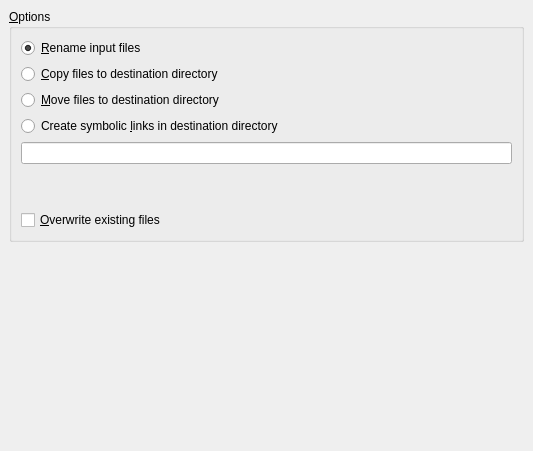
<ui version="4.0" >
 <class>KRenameDestination</class>
 <widget class="QWidget" name="KRenameDestination" >
  <property name="geometry" >
   <rect>
    <x>0</x>
    <y>0</y>
    <width>533</width>
    <height>451</height>
   </rect>
  </property>
  <layout class="QVBoxLayout" >
   <property name="spacing" >
    <number>6</number>
   </property>
   <property name="leftMargin" >
    <number>9</number>
   </property>
   <property name="topMargin" >
    <number>9</number>
   </property>
   <property name="rightMargin" >
    <number>9</number>
   </property>
   <property name="bottomMargin" >
    <number>9</number>
   </property>
   <item>
    <widget class="QGroupBox" name="groupOptions" >
     <property name="title" >
      <string>&amp;Options</string>
     </property>
     <layout class="QVBoxLayout" >
      <property name="spacing" >
       <number>6</number>
      </property>
      <property name="leftMargin" >
       <number>9</number>
      </property>
      <property name="topMargin" >
       <number>9</number>
      </property>
      <property name="rightMargin" >
       <number>9</number>
      </property>
      <property name="bottomMargin" >
       <number>9</number>
      </property>
      <item>
       <widget class="QRadioButton" name="optionRename" >
        <property name="text" >
         <string>&amp;Rename input files</string>
        </property>
        <property name="checked" >
         <bool>true</bool>
        </property>
       </widget>
      </item>
      <item>
       <widget class="QRadioButton" name="optionCopy" >
        <property name="text" >
         <string>&amp;Copy files to destination directory</string>
        </property>
       </widget>
      </item>
      <item>
       <widget class="QRadioButton" name="optionMove" >
        <property name="text" >
         <string>&amp;Move files to destination directory</string>
        </property>
       </widget>
      </item>
      <item>
       <widget class="QRadioButton" name="optionLink" >
        <property name="text" >
         <string>Create symbolic &amp;links in destination directory</string>
        </property>
       </widget>
      </item>
      <item>
       <widget class="KUrlRequester" name="urlrequester" />
      </item>
      <item>
       <spacer>
        <property name="orientation" >
         <enum>Qt::Vertical</enum>
        </property>
        <property name="sizeHint" >
         <size>
          <width>20</width>
          <height>40</height>
         </size>
        </property>
       </spacer>
      </item>
      <item>
       <widget class="QCheckBox" name="checkOverwrite" >
        <property name="text" >
         <string>&amp;Overwrite existing files</string>
        </property>
       </widget>
      </item>
     </layout>
    </widget>
   </item>
   <item>
    <spacer>
     <property name="orientation" >
      <enum>Qt::Vertical</enum>
     </property>
     <property name="sizeHint" >
      <size>
       <width>20</width>
       <height>61</height>
      </size>
     </property>
    </spacer>
   </item>
  </layout>
 </widget>
 <customwidgets>
  <customwidget>
   <class>KUrlRequester</class>
   <extends>QLineEdit</extends>
   <header location="global" >kurlrequester.h</header>
  </customwidget>
 </customwidgets>
 <resources/>
 <connections/>
</ui>
